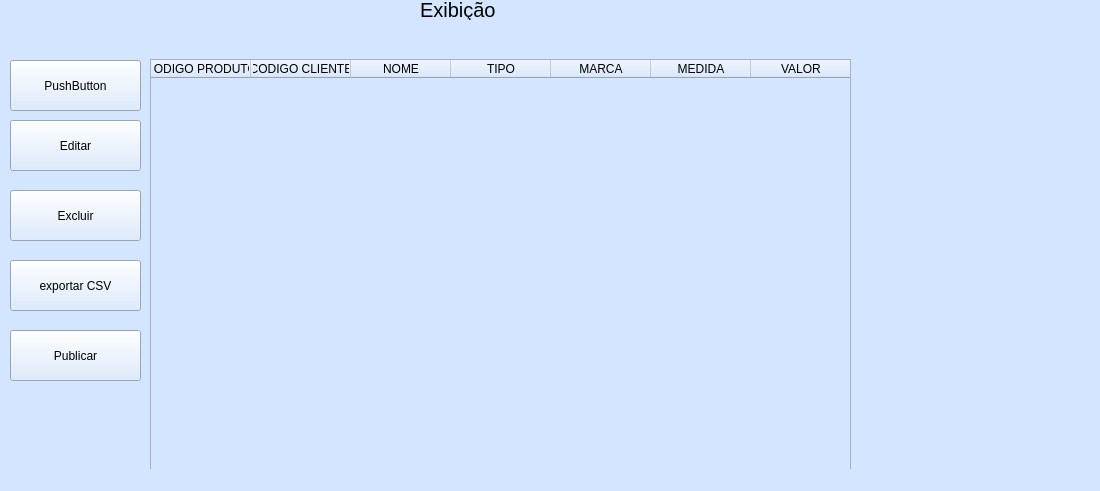
<?xml version="1.0" encoding="UTF-8"?>
<ui version="4.0">
 <class>MainWindow</class>
 <widget class="QMainWindow" name="MainWindow">
  <property name="enabled">
   <bool>true</bool>
  </property>
  <property name="geometry">
   <rect>
    <x>0</x>
    <y>0</y>
    <width>1100</width>
    <height>491</height>
   </rect>
  </property>
  <property name="windowTitle">
   <string>MainWindow</string>
  </property>
  <property name="autoFillBackground">
   <bool>false</bool>
  </property>
  <property name="styleSheet">
   <string notr="true">background-color: rgb(212, 230, 255);</string>
  </property>
  <property name="documentMode">
   <bool>false</bool>
  </property>
  <widget class="QWidget" name="centralwidget">
   <widget class="QLabel" name="label">
    <property name="geometry">
     <rect>
      <x>420</x>
      <y>0</y>
      <width>111</width>
      <height>20</height>
     </rect>
    </property>
    <property name="font">
     <font>
      <pointsize>15</pointsize>
     </font>
    </property>
    <property name="text">
     <string>Exibição</string>
    </property>
   </widget>
   <widget class="QTableWidget" name="tableWidget">
    <property name="geometry">
     <rect>
      <x>150</x>
      <y>59</y>
      <width>701</width>
      <height>771</height>
     </rect>
    </property>
    <column>
     <property name="text">
      <string>CODIGO PRODUTO</string>
     </property>
    </column>
    <column>
     <property name="text">
      <string>CODIGO CLIENTE</string>
     </property>
    </column>
    <column>
     <property name="text">
      <string>NOME</string>
     </property>
    </column>
    <column>
     <property name="text">
      <string>TIPO</string>
     </property>
    </column>
    <column>
     <property name="text">
      <string>MARCA</string>
     </property>
    </column>
    <column>
     <property name="text">
      <string>MEDIDA</string>
     </property>
    </column>
    <column>
     <property name="text">
      <string>VALOR</string>
     </property>
    </column>
   </widget>
   <widget class="QPushButton" name="pushButton">
    <property name="geometry">
     <rect>
      <x>10</x>
      <y>60</y>
      <width>131</width>
      <height>51</height>
     </rect>
    </property>
    <property name="text">
     <string>PushButton</string>
    </property>
   </widget>
   <widget class="QPushButton" name="pushButton_2">
    <property name="geometry">
     <rect>
      <x>10</x>
      <y>120</y>
      <width>131</width>
      <height>51</height>
     </rect>
    </property>
    <property name="text">
     <string>Editar</string>
    </property>
   </widget>
   <widget class="QPushButton" name="pushButton_3">
    <property name="geometry">
     <rect>
      <x>10</x>
      <y>190</y>
      <width>131</width>
      <height>51</height>
     </rect>
    </property>
    <property name="text">
     <string>Excluir</string>
    </property>
   </widget>
   <widget class="QPushButton" name="pushButton_4">
    <property name="geometry">
     <rect>
      <x>10</x>
      <y>260</y>
      <width>131</width>
      <height>51</height>
     </rect>
    </property>
    <property name="text">
     <string>exportar CSV</string>
    </property>
   </widget>
   <widget class="QPushButton" name="pushButton_5">
    <property name="geometry">
     <rect>
      <x>10</x>
      <y>330</y>
      <width>131</width>
      <height>51</height>
     </rect>
    </property>
    <property name="text">
     <string>Publicar</string>
    </property>
   </widget>
  </widget>
  <widget class="QMenuBar" name="menubar">
   <property name="geometry">
    <rect>
     <x>0</x>
     <y>0</y>
     <width>1100</width>
     <height>21</height>
    </rect>
   </property>
  </widget>
  <widget class="QStatusBar" name="statusbar"/>
 </widget>
 <resources/>
 <connections/>
</ui>
